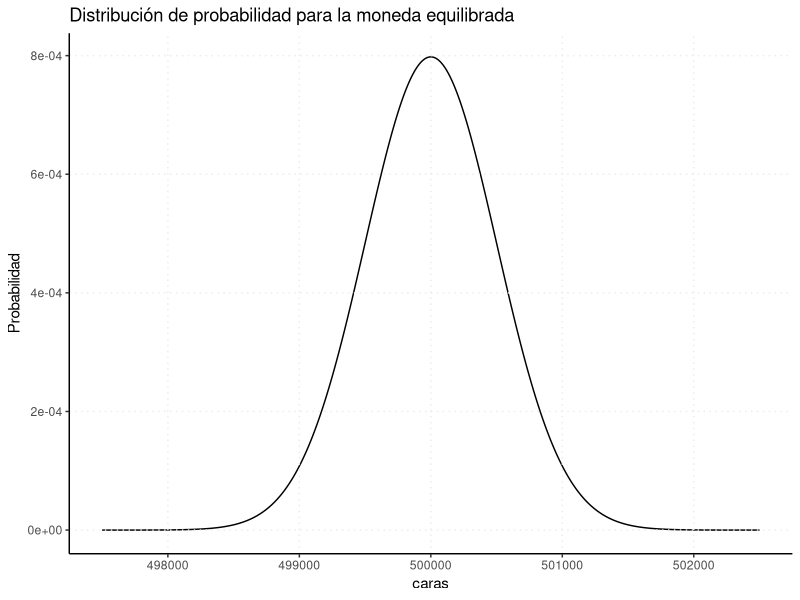

Write the R code that produced this figure.
########################################################

## TP en RStudio de Estadística para Economistas I #################

## Cátedra de Tamara Burdisso – FCE-UNLP ##################

########################################################


## Aproximación de la Binomial por la Normal


#' En la primera parte del TP se lanzó una moneda equilibrada 1 millón de veces, obteniéndose 
#' proporciones de caras y cecas cercanas al 50%-50%. En este ejercicio analizaremos qué tan 
#' probable es obtener resultados distintos a estos.
#' En principio, la cantidad de resultados "cara" en 1 millón de lanzamientos puede ser cualquier
#' número entre 0 y 1 millón. Dado que la probabilidad de que se obtenga "cara" en un lanzamiento 
#' en particular es la misma en todos los lanzamientos, la distribución de probabilidades de la 
#' cantidad de caras obtenidas se puede representar como una variable Binomial con parámetros 
#' n=1000000 y p=0.5, ya que la moneda es equilibrada. Sin embargo, dado el alto valor de 'n', 
#' puede ser dificultoso calcular la distribución binomial. Como se vio en clase, la Distribución 
#' Normal puede dar una buena aproximación de la distribución binomial cuando se cumple que np>10 
#' y nq>10. 

#' ¿Se cumplen los supuestos para el caso de moneda equilibrada?


###### Ejecutar desde aqui #################################
library(tidyverse)
n <- 1000000
p_eq <- 0.5
paste("np = ",n*p_eq)
paste("nq = ",n*(1-p_eq))
###### Hasta aqui ##########################################


#' ¿Cuál es la media y el desvío de la distribución normal utilizada para
#' aproximar la distribución de la cantidad de caras obtenidas con la moneda equilibrada?


###### Ejecutar desde aqui #################################
paste('La media es:', n*p_eq)
paste('El desvío es:', sqrt(n*p_eq*(1-p_eq)))
###### Hasta aqui ##########################################


#' Realizar el gráfico de esta distribución


###### Ejecutar desde aqui #################################
data.frame(caras=c(497500:502500), 
           Probabilidad=dnorm(c(497500:502500),mean=n*p_eq, sd=sqrt(n*p_eq*(1-p_eq)))) %>%
  ggplot(aes(x=caras, y=Probabilidad)) +
  geom_line() +
  theme_classic() +
  ggtitle("Distribución de probabilidad para la moneda equilibrada") +
  theme(panel.grid.major.y = element_line(linetype = "dotted"),
        panel.grid.major.x = element_line(linetype = "dotted"),
        panel.background = element_blank(),
        panel.ontop = TRUE)
###### Hasta aqui ##########################################


#' ¿Cuál es la probabilidad de que se obtenga más de un 50.3% de caras?
#' Es decir, más de 503000 caras del millón de lanzamientos
#' Utilice la distribución Normal para aproximar la binomial e interprete los resultados.


###### Ejecutar desde aqui #################################
p_aproximada <- 1-pnorm(503000,mean=n*p_eq, sd=sqrt(n*p_eq*(1-p_eq)))
p_aproximada
###### Hasta aqui ##########################################


#' Si hubiese podido calcular la distribución Binomial, por ejemplo, usando R,
#' ¿Cuál sería la probabilidad exacta de que salgan más de 503000 caras del millón de lanzamientos


###### Ejecutar desde aqui #################################
p_exacta <- 1 - pbinom(503000, 1000000, prob=0.5)
p_exacta
###### Hasta aqui ##########################################


#' ¿Cuál es la diferencia entre la probabilidad aproximada por la normal y la exacta?


###### Ejecutar desde aqui #################################
p_exacta - p_aproximada
###### Hasta aqui ##########################################


#' ¿Considera que la aproximación mediante la Normal es razonable?

#' Sin embargo, recuerde que cuando se aproxima una variable discreta (binomial) mediante
#' una variable continua (normal) es recomendable aplicar un "factor de corrección".
#' En este caso, al hacer la aproximación con la normal tendríamos que haber calculado la
#' probabilidad de que la variable sea mayor a 503000 + 0.5.
#' ¿Cuál es esta probabilidad?


###### Ejecutar desde aqui #################################
p_aproximada_factor_correccion <- 1-pnorm(503000+0.5,mean=n*p_eq, sd=sqrt(n*p_eq*(1-p_eq)))
p_aproximada_factor_correccion
###### Hasta aqui ##########################################


#' Una vez aplicado el factor de corrección ¿Cuál es la diferencia entre la probabilidad 
#' aproximada por la normal y la exacta?


###### Ejecutar desde aqui #################################
p_exacta - p_aproximada_factor_correccion
###### Hasta aqui ##########################################


#' La aplicación del factor de corrección, ¿mejoró o empeoró la aproximación?


#' ¿Cuál es la probabilidad de que se obtenga menos de un 50.1% de caras?
#' Es decir, menos de 501000 caras del millón de lanzamientos
#' Utilice la distribución Normal para aproximar la binomial, probando tanto con o sin el 
#' factor de corrección para comparar los resultados. Interprete los resultados.

# Sin factor de corrección
###### Ejecutar desde aqui #################################
p_aproximada <- pnorm(501000,mean=n*p_eq, sd=sqrt(n*p_eq*(1-p_eq)))
p_aproximada
###### Hasta aqui ##########################################


# Con factor de corrección
###### Ejecutar desde aqui #################################
p_aproximada_factor_correccion <- pnorm(501000-0.5,mean=n*p_eq, sd=sqrt(n*p_eq*(1-p_eq)))
p_aproximada_factor_correccion
###### Hasta aqui ##########################################


#' Si hubiese podido calcular la distribución Binomial, por ejemplo, usando R, 
#' ¿Cuál sería la probabilidad exacta de que salgan menos de 501000 caras del millón de lanzamientos


###### Ejecutar desde aqui #################################
p_exacta <- pbinom(501000-1, 1000000, prob=0.5)
p_exacta
###### Hasta aqui ##########################################

# ¿Cuál es la diferencia entre la probabilidad exacta y ambas aproximaciones?


###### Ejecutar desde aqui #################################
p_exacta - p_aproximada
p_exacta - p_aproximada_factor_correccion
###### Hasta aqui ##########################################


#' La aplicación del factor de corrección, ¿mejoró o empeoró la aproximación?


#' ¿Cuál es la probabilidad de que se obtenga entre 49,99% y 50,01% de caras?
#' Es decir, entre 499900 y 500100 caras en el millón de lanzamientos.
#' Utilice la distribución Normal para aproximar la binomial, 
#' probando tanto con o sin el factor de corrección para comparar los resultados.
#' Interprete los resultados.


###### Ejecutar desde aqui #################################
p_aproximada <- pnorm(500100,mean=n*p_eq, sd=sqrt(n*p_eq*(1-p_eq))) - pnorm(499900,mean=n*p_eq, sd=sqrt(n*p_eq*(1-p_eq))) 
p_aproximada_factor_correccion <-  pnorm(500100+0.5,mean=n*p_eq, sd=sqrt(n*p_eq*(1-p_eq))) - pnorm(499900-0.5,mean=n*p_eq, sd=sqrt(n*p_eq*(1-p_eq)))
p_aproximada
p_aproximada_factor_correccion
###### Hasta aqui ##########################################


#' Si hubiese podido calcular la distribución Binomial, por ejemplo, usando R, 
#' ¿Cuál sería la probabilidad exacta de que salgan entre 499900 y 500100 caras del millón de lanzamientos


###### Ejecutar desde aqui #################################
p_exacta <-  pbinom(500100, 1000000, prob=0.5) - pbinom(499899, 1000000, prob=0.5)
p_exacta
###### Hasta aqui ##########################################


# ¿Cuál es la diferencia entre la probabilidad exacta y ambas aproximaciones?


###### Ejecutar desde aqui #################################
p_exacta - p_aproximada
p_exacta - p_aproximada_factor_correccion
###### Hasta aqui ##########################################


#' La aplicación del factor de corrección, ¿mejoró o empeoró la aproximación?

